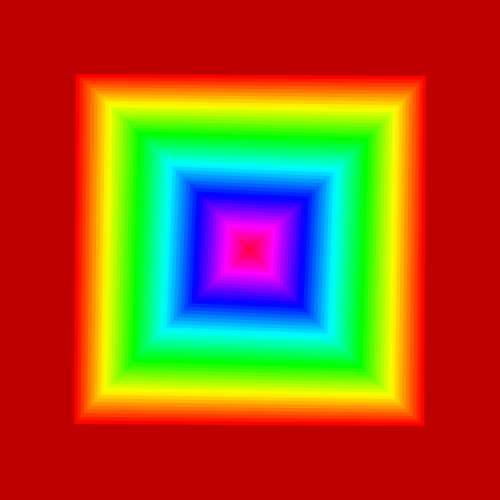
Frame 1 (no input)
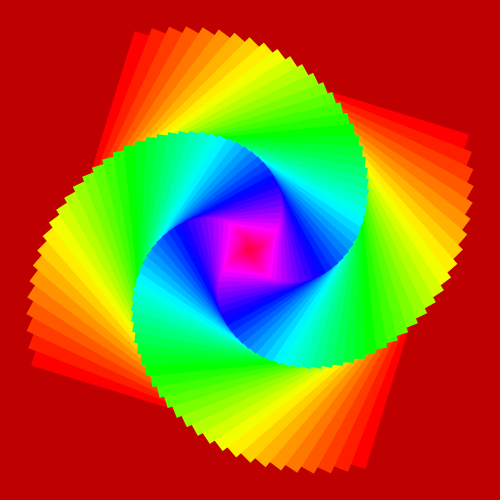
Frame 60 (the mouse pressed at the canvas centre just before this capture)
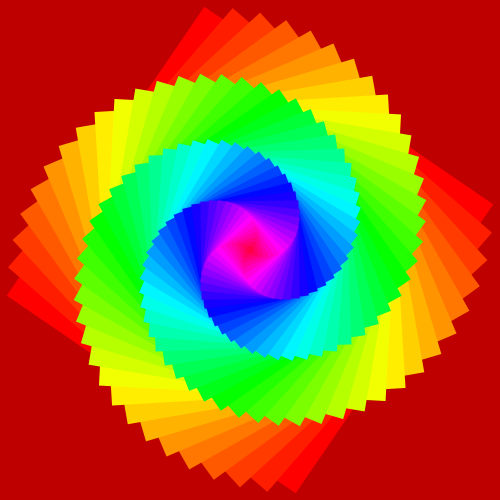
Frame 120 (the mouse held since frame 60 and released just before this capture)

The Processing sketch that drew these frames (run headless with seeded random() and noise(); from frame 60 on, the mouse is pressed at the canvas centre):

// Processing sketch: array_Rotacion
// ── array_Rotacion.pde
/*
Array and algorithmic animation example
 by Francisco Zamorano, 2017
 */

int nElementos = 50;
float angulo [];
float porteInicial;


void setup() {
  angulo = new float[nElementos];
  porteInicial = 350;
  size(500, 500);
  colorMode(HSB, nElementos*360, 100, 100);

  for (int i=0; i<nElementos; i++) {
    angulo[i]= (360/nElementos)*i;
  }

  rectMode(CENTER);
  noStroke();
  strokeWeight(2);
  noFill();
  println(360/nElementos);
}

void draw() {
  background(0, 100, 75);
  float speed = frameCount*0.01;
  translate(width/2, height/2);
  rotate(speed/2);
  for (int i=0; i<nElementos; i++) {
    pushMatrix();

    rotate( radians(angulo[i] * sin(speed)) );
    fill(angulo[i]*nElementos, 100, 100);
    //stroke(angulo[i]*nElementos,100,100);

    rect(0, 0, porteInicial - (porteInicial/nElementos)*i, porteInicial - (porteInicial/nElementos)*i);
    popMatrix();
  }
}
